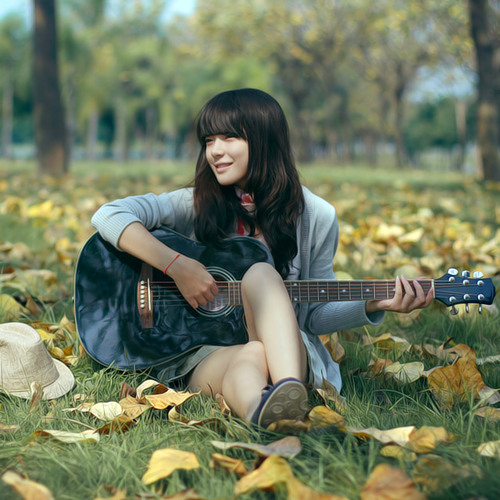
#> input picture lean_python3/pytools/image_photo/500_500_test.jpg, 500 x 500 px
$ python create_chr_img.py
#> lines starting #> are read from the running program, lines starting #| are printed output that depends on the picture
import os
from PIL import Image
__author__ = 'MaYonglong'
# -*- coding: utf-8 -*-


ascii_set = list("$@B%8&WM#*oahkbdpqwmZO0QLCJUYXzcvunxrjft/\|()1{}[]?-_+~<>i!lI;:,\"^`'. ")


# 灰度值 ＝ 0.2126 * r + 0.7152 * g + 0.0722 * b
def get_char(r, b, g, alpha=256):
    if alpha == 0:
        return ' '
    length = len(ascii_set)
    gray = int(0.2126 * r + 0.7152 * g + 0.0722 * b)
    unit = (256.0 + 1)/length
    return ascii_set[int(gray/unit)]

if __name__ == '__main__':
    curr_dir = os.path.dirname(os.path.abspath(__file__))
    im = Image.open(os.path.join(curr_dir, "500_500_test.jpg"))
#> im is the input picture: PIL image 500x500 RGB; mean R, G, B 112.1, 121.8, 95.4
    width = 400
    height = 400
    im = im.resize((width, height), Image.NEAREST)
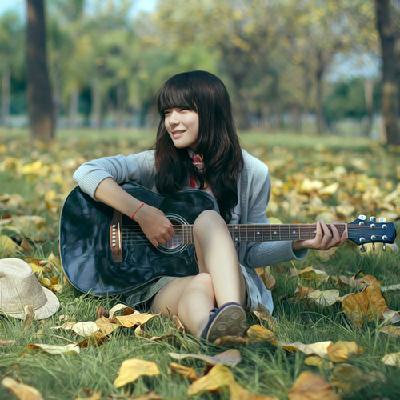
#> im: PIL image 400x400 RGB; mean R, G, B 112.1, 121.8, 95.4
    txt = ''
    for i in range(height):
        for j in range(width):
            txt += get_char(*im.getpixel((j, i)))
        txt += '\n'
    print(txt)
#> (printed output is left out)
